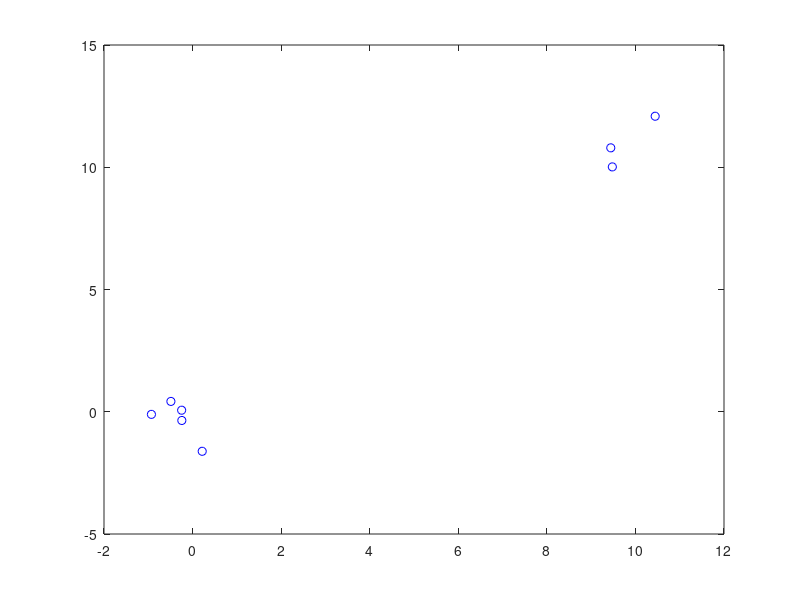

Reproduce this figure in MATLAB. (Note: this script raises an error after producing the figure.)
data = [randn(2, 5), randn(2, 3) + ones(2, 3) * 10]
plot(data(1, :), data(2, :), 'bo')

class1 = []
class2 = []

euclide_dis = []

for i = 1:8
    disi = []
    for j = i+1:8
        disij = sqrt(sum((data(i,:)-data(j,:)).^2))
        disi = [disi disij]
    end
    euclide_dis = [euclide_dis disi]
end

